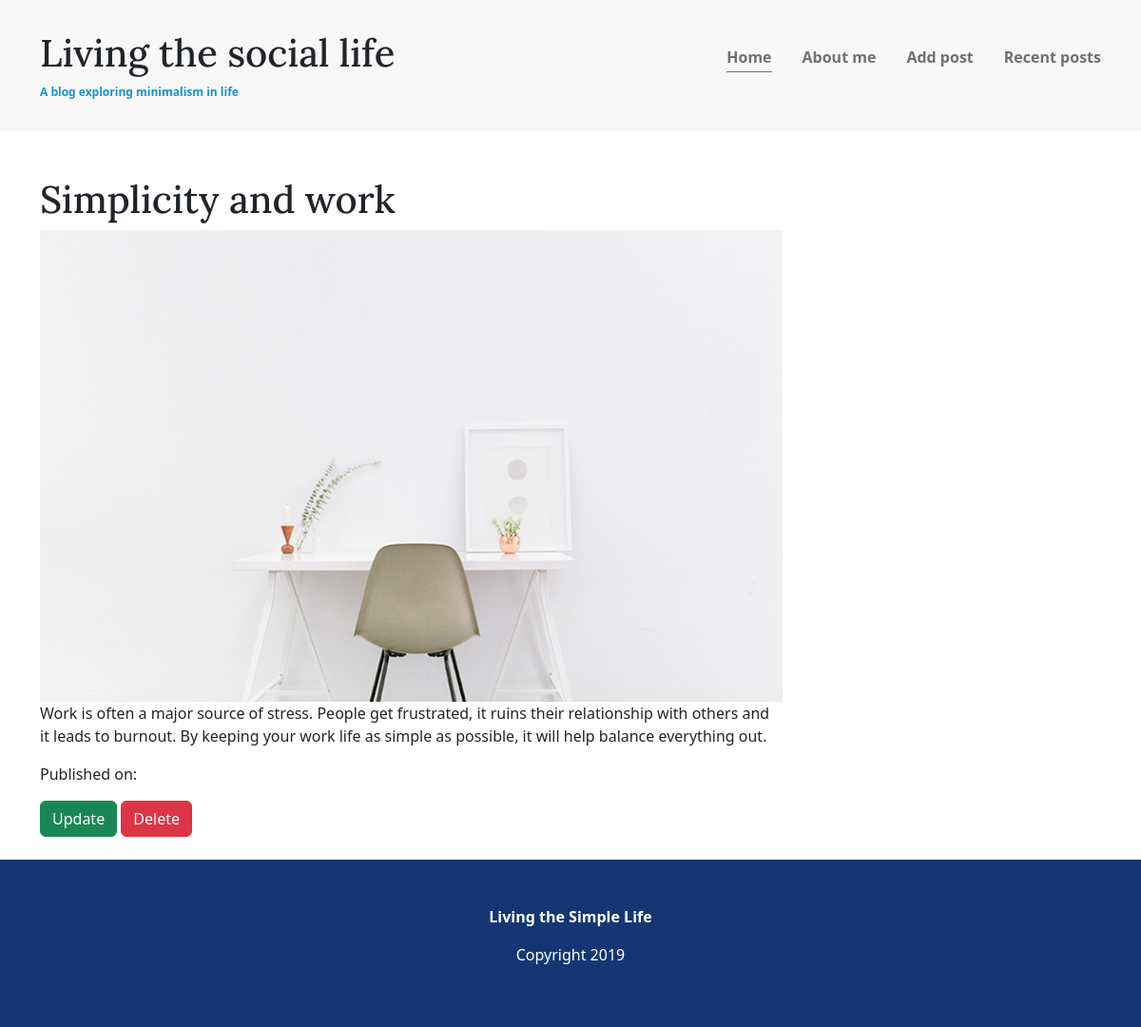
Screenshot of /article/13/ with the database file from the repository.
### blogapp/models.py (models this page shows, shortened)
class AddPost(models.Model):
    head = models.CharField(max_length=200)
    description = models.TextField()
    images = models.ImageField(upload_to='uploads/', default='uploads/default.jpg')

### blogapp/views.py (the view)
# urls.py: path('article/<int:article_id>/', views.article_detail, name='article_detail'),
def article_detail(request, article_id):
    article = get_object_or_404(AddPost, id=article_id)
    return render(request, 'article_detail.html', {'article': article})

### templates/article_detail.html (shortened to what this page needs)
{% extends "base.html" %}
{% load static %}
{% block content %}
<div class="container container-flex">
    <main role="main">
        <div class="article-detail">
            <h1>{{ article.head }}</h1>
            <img src="{{ article.images.url }}" alt="Article image" class="article-image">
            <p>{{ article.description }}</p>
            <p>Published on: {{ article.created_at|date:"F j, Y" }}</p>
            <div class="button-group mb-4">
                <a href="{% url 'article_update' article.id %}" class="btn btn-update btn-success">Update</a>
                <form action="{% url 'article_delete' article.id %}" method="POST" style="display:inline;">
                    <input type="submit" value="Delete" class="btn btn-delete btn-danger">
                </form>
            </div>
        </div>
    </main>
</div>
{% endblock %}

### static/css/styles.css (style rules this page uses)
body { margin: 0; font-family: 'Ubuntu', sans-serif; font-size: 1.125rem; font-weight: 300; }
img { max-width: 100%; display: block; }
h1, h2, h3 { font-family: 'Lora', serif; font-weight: 400; color: #143774; margin-top: 0; }
h1 { font-size: 2rem; margin: 0; }
a { color: #1792d2; }
.container { width: 90%; max-width: 900px; margin: 0 auto; }
.container-flex { display: flex; flex-direction: column; justify-content: space-between; }
@media (min-width: 675px) { .container-flex { flex-direction: row; } }
@media (min-width: 675px) { main { width: 70%; } }
@media (min-width: 675px) { .article-image { order: -2; min-height: 250px; object-fit: cover; } }

### rows the page displays
AddPost: head "Simplicity and work", images (picture), description "Work is often a major source of stress. People get frustrated, it ruins their relationship with others and it leads to burnout. By keeping your work life as simple as possible, it will help balance everything out."
